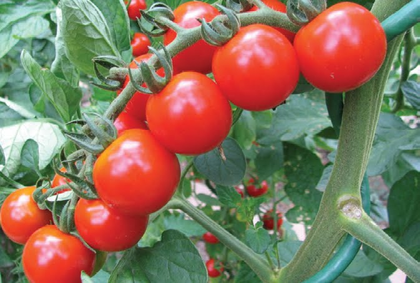
%> input picture Cevap 5/odevrenkli.bmp, 420 x 283 px, shrunk from 673 x 453 before the run
$ octave Cevap_5.m   (GNU Octave 9; MATLAB toolbox functions it lacks are replaced by stand-ins)
%> lines starting %> are read from the running program, lines starting %| are printed output that depends on the picture
clc;
clear all;
close all;

imgRGB=imread('odevrenkli.bmp');
%> imgRGB is the input picture: size 283x420x3 uint8; mean R, G, B 137.6, 117.1, 94.5

img = im2double(imgRGB);

R = img(:,:,1);
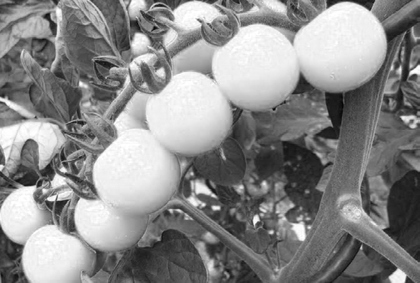
%> R: size 283x420 double; min 0.0157, max 1, mean 0.54
G = img(:,:,2);
B = img(:,:,3);

img_size = size(img);
%> img_size = [283 420 3]
row = img_size(1);
%> row = 283
column = img_size(2);
%> column = 420

%% Hesaplama V
for i=1:1:row
    for j=1:1:column
        maxMatrix(i,j) = max(max(R(i,j),G(i,j)),B(i,j));
        minMatrix(i,j) = min(min(R(i,j),G(i,j)),B(i,j));
    end
end
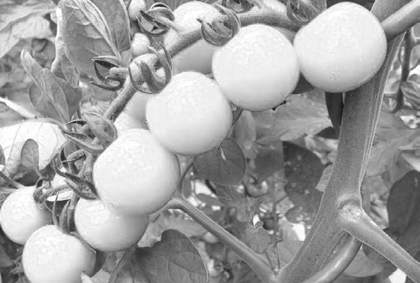
%> maxMatrix: size 283x420 double; min 0.0667, max 1, mean 0.632
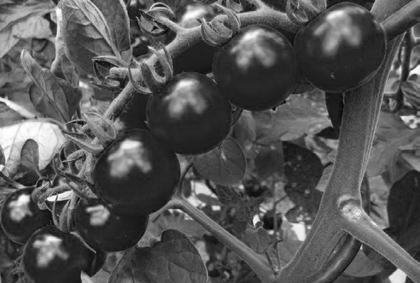
%> minMatrix: size 283x420 double; min 0.00784, max 1, mean 0.335
V = maxMatrix;
%% Hesaplama S
for i=1:1:row
    for j=1:1:column
        if V(i,j) == 0
            S(i,j) = 0;
        else
            S(i,j) = (maxMatrix(i,j)- minMatrix(i,j)) / maxMatrix(i,j);
        end
    end
end
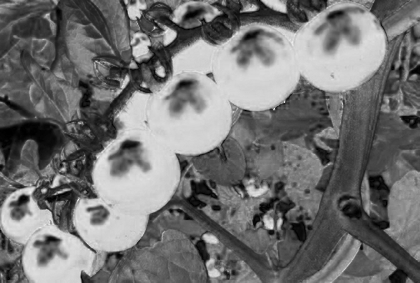
%> S: size 283x420 double; min 0, max 0.948, mean 0.447
%% Hesaplama H
for i=1:1:row
    for j=1:1:column
        if     maxMatrix(i,j) == R(i,j)
            H(i,j) = (1/6)*(0 + ((G(i,j) - B(i,j))  / (maxMatrix(i,j)- minMatrix(i,j))));
        elseif maxMatrix(i,j) == G(i,j)
            H(i,j) = (1/6)*(2 + ((B(i,j) - R(i,j))  / (maxMatrix(i,j)- minMatrix(i,j))));
        elseif maxMatrix(i,j) == B(i,j)
            H(i,j) = (1/6)*(4 + ((R(i,j) - G(i,j))  / (maxMatrix(i,j)- minMatrix(i,j))));
        end
        if H(i,j) < 0
            H(i,j) = H(i,j) + 360;
        end
    end
end
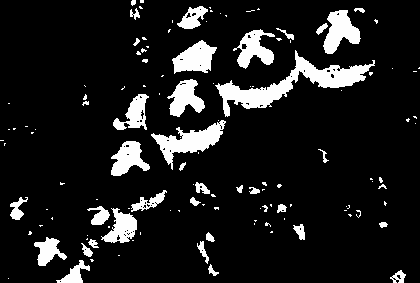
%> H: size 283x420 double; 0.04% of the values are NaN or infinite; the others: min 0, max 360, mean 40.52; drawn with min black, max white, NaN and infinite black

HSV = cat(3,H,S,V);
%> HSV: size 283x420x3 double; 0.01% of the values are NaN or infinite; the others: min 0, max 360, mean 13.86

hsvImage=HSV;
hsvImage(:, :, 1) = hsvImage(:, :, 1) + 0.1;
%> hsvImage: size 283x420x3 double; 0.01% of the values are NaN or infinite; the others: min 0, max 360.1, mean 13.89

subplot(1,3,1);imshow(imgRGB);title('Resim');
subplot(1,3,2);imshow(HSV);title('HSV Resim');
subplot(1,3,3);imshow(hsv2rgb(hsvImage));title('RGB Yeni Resim');
%> after `imshow(hsv2rgb(hsvImage))`:
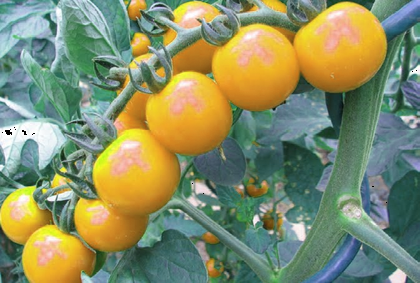
%> displayed picture: size 283x420x3, on the screen's scale of 0 to 255; mean R, G, B 134.5, 142.4, 103.7
%> after `title('RGB Yeni Resim')`:
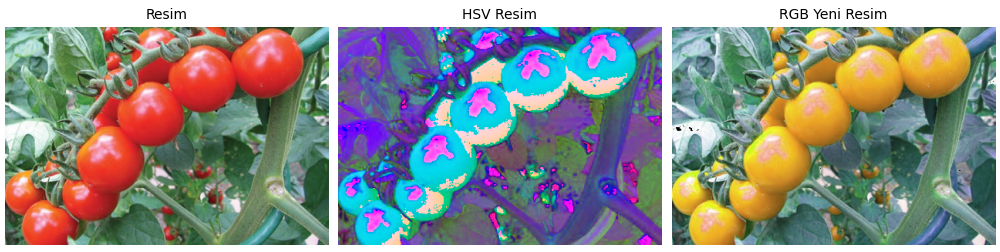
%> figure redrawn from the program's plot data, 3 panels
